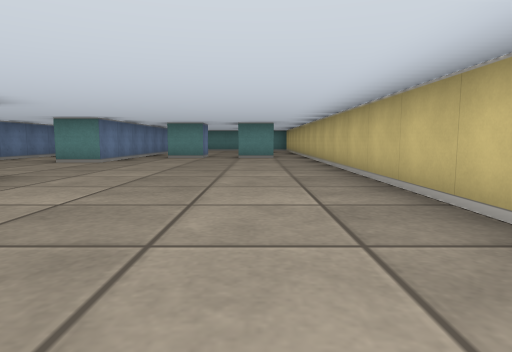
view 1 (above)

16 first-person views from a walk through a cub3D maze. The camera is about half as high as the walls, tilts 6° down and sees 75° across. The floor is counted in squares. Each view is taken from the middle of a square. On the plan, view 1 faces up. The plan holds only what a view shows up to about 9 squares ahead; the rest is blank.

view 2
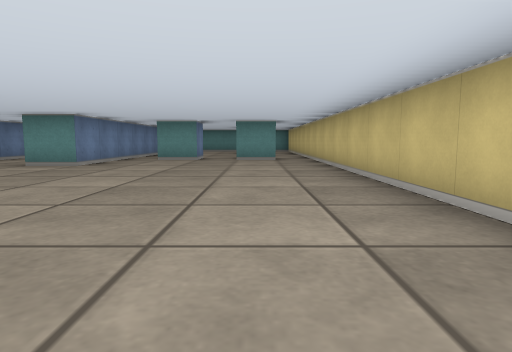

view 3
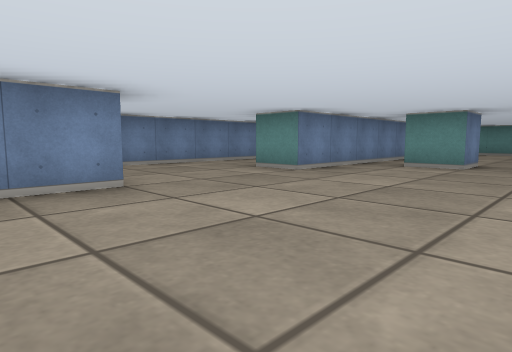

view 4
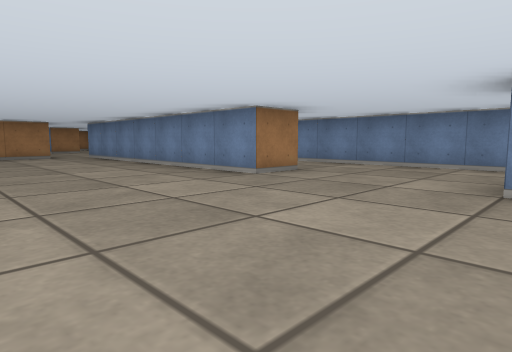

view 5
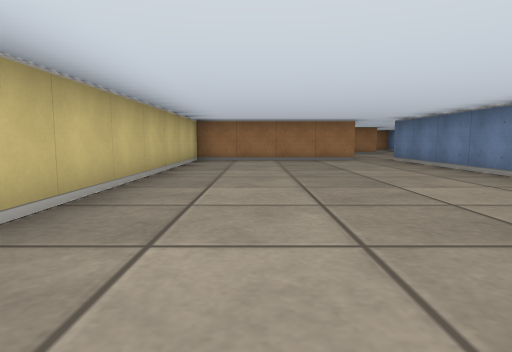

view 6
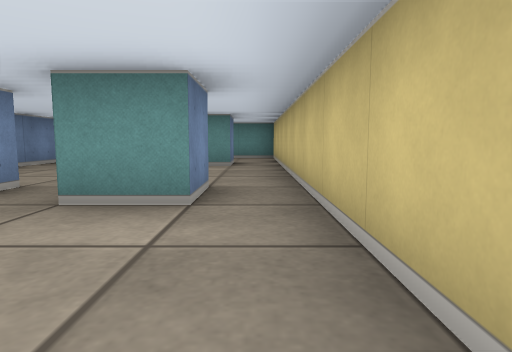

view 7
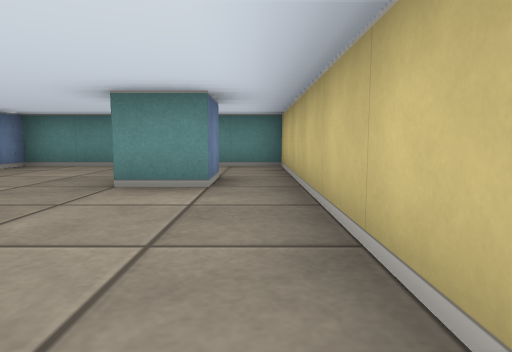

view 8
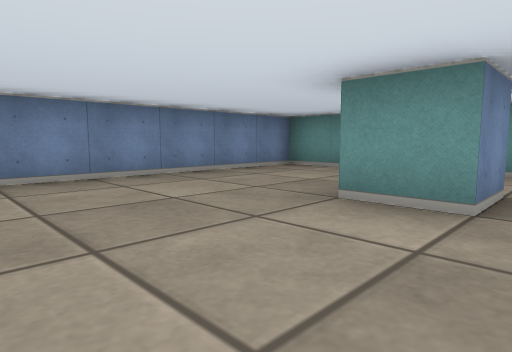

view 9
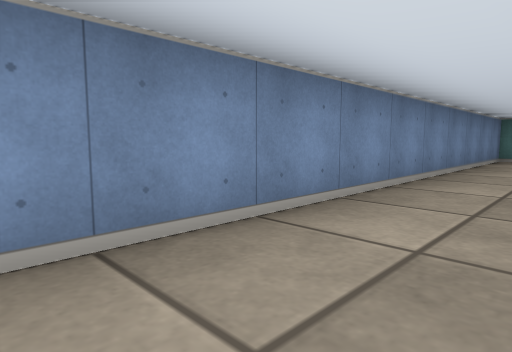

view 10
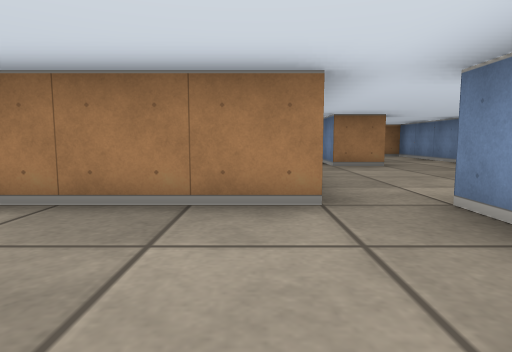

view 11
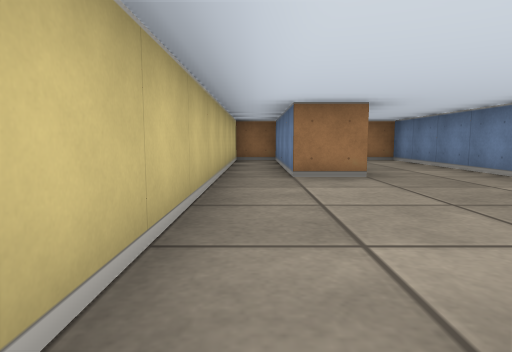

view 12
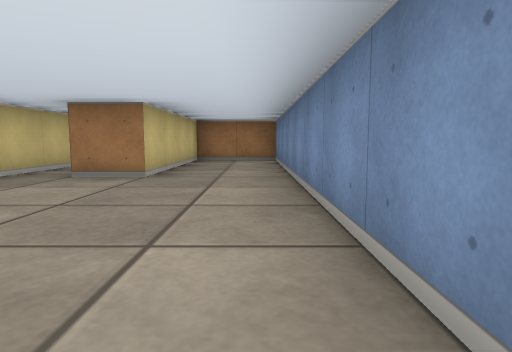

view 13
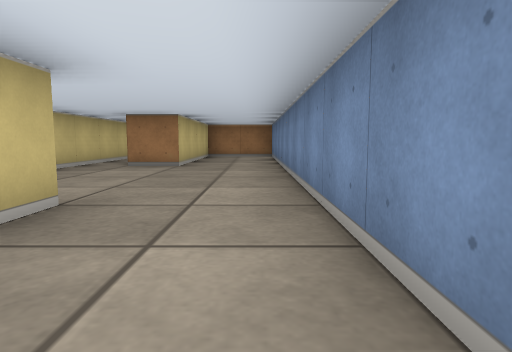

view 14
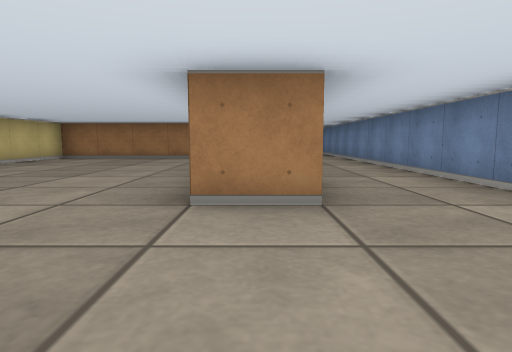

view 15
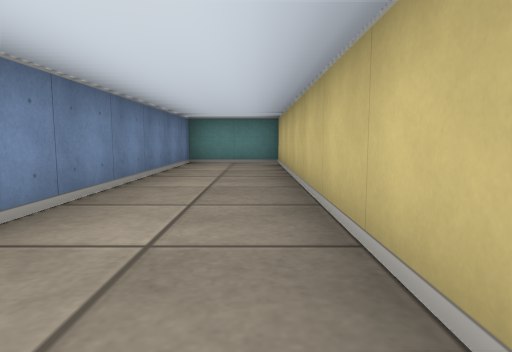

view 16
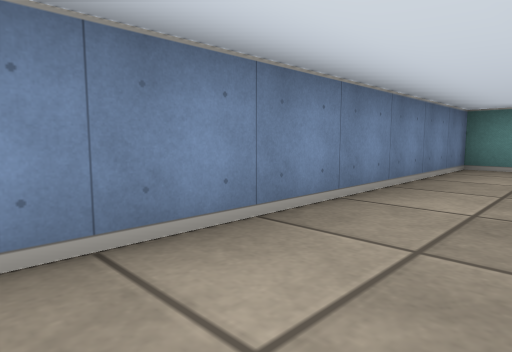

### Floor plan
Points are (right, up) in squares from view 1. A wall is a line through its corners. A room is listed if a view was taken in it or the views show most of it. See-through windows are left out.
Room 1 (views 1, 2, 3, 4, 5, 6, 7, 8, 9, 10, 11, 12, 13, 14, 15, 16)
walls: (-4.5, 9.5) (-4.5, 16.5) (-6.5, 16.5) (-6.5, -2.5); (-1.5, 10.5) (-1.5, 9.5) (-2.5, 9.5); (-4.6, 4.5) (-3.5, 4.5) (-3.5, -2.5); (0.5, 10.5) (0.5, 9.5) (-0.5, 9.5); (0.5, 14.6) (0.5, 13.5) (-0.5, 13.5); (-1.8, 16.5) (-3.5, 16.5) (-3.5, 7.5) (-4.5, 7.5); (-2.5, -2.5) (1.5, -2.5) (1.5, 16.5) (0.1, 16.5); (-4.5, -2.5) (-4.5, -1.9)
ways out: opening at (-4.7, -2) to room 2
Room 2 (no view inside)
walls: (-6.5, -2.5) (-6.5, -10.5) (-4.5, -10.5) (-4.5, -6.5) (-3.5, -6.5) (-3.5, -10.5) (-2.5, -10.5) (-2.5, -2.5)
ways out: opening at (-4.7, -2) to room 1

Positions as (right, up) in squares from view 1, and headings:
1: (0, 0), facing up
2: (0, 1), facing up
3: (0, 3), facing up-left
4: (0, 8), facing down-left
5: (0, 6), facing down
6: (1, 7), facing up
7: (1, 10), facing up
8: (1, 11), facing up-left
9: (-5, 7), facing up-left
10: (-2, 0), facing down
11: (-3, -2), facing down
12: (-6, -2), facing down
13: (-6, 0), facing down
14: (-4, 7), facing down
15: (-5, 9), facing up
16: (-5, 10), facing up-left
